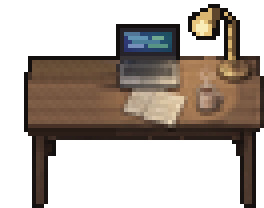
#> input picture assets/tilesets/simple_desk.png, 66 x 52 px, found by its file name (shown 4 times larger); the run also reads 1 picture not shown here
$ python polish_sprites.py
#> lines starting #> are read from the running program, lines starting #| are printed output that depends on the picture; after the words box and inside, x2 and y2 are one past the last pixel; in counts of white or black regions, pixels touching at a corner belong together
#> in polish_furniture_sheet, desk is the input picture: shape (52, 66, 4); mean R, G, B, A 46.8, 37.6, 30.4, 120.5
#!/usr/bin/env python3
"""Surgical pixel-art polish for Allegro: The Game sprites.

Fixes concrete silhouette/cutout imperfections while preserving all internal painterly halftones:
1. simple_desk.png & boy_room_furniture.png (ComposerDesk, SingleBed, Bookcase):
   - Reconstructs the eroded right half of the laptop screen & removes floating shards.
   - Rebuilds the broken brass desk lamp arm/shade cleanly & removes detached specks/blobs.
   - Removes stray single-pixel bumps dangling under the desk front apron.
   - Blends the vertical patch seam on simple_desk.png's left tabletop seamlessly.
   - Cleans stray 1px silhouette spurs on SingleBed and Bookcase.
2. hero_allegro_sheet.png:
   - Closes transparent pinholes under the ear/shoulder/sleeve outlines.
   - Restores a natural subtle right hand in Row 0 Col 2 (Down walk).
   - Aligns Row 1 & Row 2 idle feet cleanly to y=46 (matching walk frames, eliminating 1px bounce).
   - Smooths the protruding 1px chin/mouth spur on side profile heads.
   - Smooths jagged back-of-sweater & rear-heel outline in Row 1/2 Col 2 and sleeve notch in Row 3 Col 1.
"""
from pathlib import Path
import numpy as np
from PIL import Image

ROOT = Path("/home/allegro/allegro-the-game")
OUTLINE = np.array([20, 15, 15, 255], dtype=np.uint8)


def repair_laptop_and_lamp(desk: np.ndarray, blend_left_tabletop: bool = False) -> np.ndarray:
    """Repair eaten laptop screen, broken brass lamp arm, apron bumps, and optional tabletop seam."""
#> called with blend_left_tabletop = True
    d = desk.copy()

    # 1. Clear all floating shards & eroded area above the desk surface (y=0..13, x=28..64)
    # Keep y>=14 (tabletop & lamp base & laptop keyboard) intact, rebuild screen + lamp cleanly above y=14
    d[0:14, 28:65] = 0
#> d: shape (52, 66, 4); 6.76% of pixels changed, all inside (x1, y1, x2, y2) = (29, 1, 60, 14)

    # 2. Reconstruct clean Painterly Laptop Screen (x=29..44, y=6..14)
    # Outer dark espresso bezel at x=29, x=44, y=6; inner charcoal bezel at x=30, x=43, y=7, y=13
    bezel_in = np.array([38, 36, 42, 255], dtype=np.uint8)
    hinge_col = np.array([56, 52, 54, 255], dtype=np.uint8)

    d[6, 29:45] = OUTLINE
#> d: shape (52, 66, 4); mean R, G, B, A 42.1, 32.7, 25.8, 104.5
    d[6:15, 29] = OUTLINE
#> d: shape (52, 66, 4); mean R, G, B, A 42.1, 32.7, 25.8, 105
    d[6:15, 44] = OUTLINE
#> d: shape (52, 66, 4); mean R, G, B, A 42.1, 32.8, 25.8, 105.5
    d[7, 30:44] = bezel_in
#> d: shape (52, 66, 4); mean R, G, B, A 42.3, 32.9, 26, 106.5
    d[7:14, 30] = bezel_in
#> d: shape (52, 66, 4); mean R, G, B, A 42.4, 33, 26.1, 107
    d[7:14, 43] = bezel_in
#> d: shape (52, 66, 4); mean R, G, B, A 42.4, 33.1, 26.2, 107.4
    d[13, 30:44] = bezel_in
#> d: shape (52, 66, 4); mean R, G, B, A 42.6, 33.2, 26.3, 108.3
    d[14, 30:44] = hinge_col

    # Painterly glowing dark-blue/teal code & music-DAW screen interior (x=31..42, y=8..12)
    for y in range(8, 13):
        for x in range(31, 43):
            ty = (y - 8) / 4.0
            tx = (x - 31) / 11.0
            # Soft cool midnight-teal screen glow (brighter toward center)
            glow = 1.0 - 0.35 * (((tx - 0.45) ** 2 + (ty - 0.45) ** 2) ** 0.5)
            r = int(np.clip((38 + 18 * (1 - tx)) * glow, 24, 95))
            g = int(np.clip((68 + 38 * tx * (1 - 0.4 * ty)) * glow, 44, 135))
            b = int(np.clip((96 + 44 * (1 - 0.3 * tx)) * glow, 68, 168))
            d[y, x] = [r, g, b, 255]
#> d: shape (52, 66, 4); mean R, G, B, A 43.2, 34.4, 28.3, 112.8

    # Subtle glowing UI/DAW track bars on the laptop screen
    d[9, 32:37] = [96, 148, 178, 255]
#> d: shape (52, 66, 4); mean R, G, B, A 43.3, 34.5, 28.3, 112.8
    d[9, 38:41] = [112, 168, 144, 255]
#> d: shape (52, 66, 4); mean R, G, B, A 43.4, 34.6, 28.4, 112.8
    d[10, 33:40] = [74, 126, 152, 255]
#> d: shape (52, 66, 4); mean R, G, B, A 43.4, 34.7, 28.4, 112.8
    d[11, 32:36] = [118, 142, 186, 255]
#> d: shape (52, 66, 4); mean R, G, B, A 43.5, 34.8, 28.5, 112.8
    d[11, 37:42] = [88, 148, 132, 255]
#> d: shape (52, 66, 4); mean R, G, B, A 43.6, 34.9, 28.5, 112.8
    # Crisp 1px screen edge highlight at top-left
    d[8, 31:35] = [82, 118, 152, 255]
#> d: shape (52, 66, 4); mean R, G, B, A 43.7, 35, 28.6, 112.8

    # 3. Reconstruct clean Painterly Brass Desk Lamp (x=47..62, y=1..14, connecting cleanly to base at x=54..61, y=14..18)
    brass_hi = np.array([218, 182, 112, 255], dtype=np.uint8)
    brass_mid = np.array([156, 122, 72, 255], dtype=np.uint8)
    brass_dk = np.array([94, 70, 44, 255], dtype=np.uint8)
    bulb_core = np.array([250, 236, 184, 255], dtype=np.uint8)
    bulb_warm = np.array([232, 198, 126, 255], dtype=np.uint8)

    # Vertical brass stem rising cleanly from lamp base center (x=57..58, y=5..14)
    for y in range(5, 15):
        d[y, 56] = OUTLINE
        d[y, 57] = brass_hi if y % 3 != 0 else brass_mid
        d[y, 58] = brass_dk
        d[y, 59] = OUTLINE
#> d: shape (52, 66, 4); mean R, G, B, A 44.5, 35.6, 29, 115.5
    # Upper angled arm from top joint (57, 4) over to shade mount (53, 2)
    arm_pts = [(57, 4), (56, 3), (55, 3), (54, 2)]
    for ax, ay in arm_pts:
        d[ay - 1, ax] = OUTLINE
        d[ay + 1, ax] = OUTLINE
        d[ay, ax] = brass_mid
#> d: shape (52, 66, 4); mean R, G, B, A 44.7, 35.8, 29.1, 116.3
    d[3, 56] = brass_hi
#> d: shape (52, 66, 4); mean R, G, B, A 44.7, 35.8, 29.1, 116.3
    d[4, 58] = OUTLINE
#> d: shape (52, 66, 4); mean R, G, B, A 44.7, 35.8, 29.1, 116.4
    d[3, 57] = OUTLINE
    d[2, 55] = OUTLINE

    # Angled brass dome lampshade facing down-left toward desk & mug (x=47..55, y=1..10)
    # Build pixel-by-pixel painterly dome with crisp 1px dark espresso contour
    shade_rows = {
        1: (52, 54),
        2: (51, 55),
        3: (49, 55),
        4: (48, 55),
        5: (47, 54),
        6: (47, 54),
        7: (47, 53),
        8: (48, 53),
        9: (49, 52),
    }
    for y, (x0, x1) in shade_rows.items():
        for x in range(x0, x1 + 1):
            if y == 1 or x == x0 or x == x1 or (y == 9):
                d[y, x] = OUTLINE
            else:
                # Upper-right side is brass shell; lower-left opening reveals warm glowing bulb
                if (y >= 5 and x <= 51) or (y >= 6 and x <= 52):
                    dist_bulb = abs(x - 50) + abs(y - 6.5)
                    d[y, x] = bulb_core if dist_bulb <= 1.6 else bulb_warm
                elif y <= 4 and x <= 52:
                    d[y, x] = brass_hi
                elif x >= 53:
                    d[y, x] = brass_dk
                else:
                    d[y, x] = brass_mid
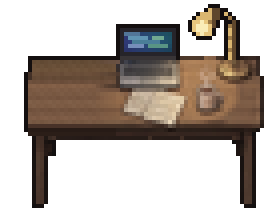
#> d: shape (52, 66, 4) (shown 4 times larger); mean R, G, B, A 46.7, 37.5, 30.3, 120.1; transparent parts drawn white

    # Ensure crisp outer contour around dome top/bottom corners without floating dots
    d[2, 50] = OUTLINE
#> d: shape (52, 66, 4); 0.03% of pixels changed, all inside (x1, y1, x2, y2) = (50, 2, 51, 3)
    d[3, 48] = OUTLINE
#> d: shape (52, 66, 4); mean R, G, B, A 46.7, 37.5, 30.4, 120.2
    d[4, 47] = OUTLINE
#> d: shape (52, 66, 4); mean R, G, B, A 46.8, 37.5, 30.4, 120.3
    d[7, 54] = OUTLINE
#> d: shape (52, 66, 4); mean R, G, B, A 46.8, 37.5, 30.4, 120.4
    d[8, 54] = OUTLINE
#> d: shape (52, 66, 4); mean R, G, B, A 46.8, 37.5, 30.4, 120.4
    d[9, 53] = OUTLINE
#> d: shape (52, 66, 4); mean R, G, B, A 46.8, 37.6, 30.4, 120.5

    # Warm gentle tabletop highlight refresh right at lamp base junction (y=14, x=56..59)
    d[14, 57] = brass_hi
    d[14, 58] = brass_mid

    # 4. Remove the two stray dark 1px bumps dangling under front desk apron (y=35, x=30..50)
    d[35, 25:52] = 0

    # 5. For simple_desk.png, smoothly blend the patched left tabletop seam (x=7..28, y=15..31)
    if blend_left_tabletop:
        # Remove the harsh dark horizontal streak at y=18..19 on the left side & blend vertical seam at x=27..29
        # Sample clean horizontal walnut grain color per row from x=29..32 (just left of laptop) & blend gently
        rng = np.random.default_rng(19)
        for y in range(15, 32):
            # Reference wood tone on left edge (x=8..14) vs right of seam (x=28..30)
            left_ref = d[y, 9:16, :3].astype(float).mean(axis=0)
            # Soften the dark groove at y=18..19 using average of y=17 and y=20
            if y in (18, 19):
                above = d[17, 7:29, :3].astype(float)
                below = d[20, 7:29, :3].astype(float)
                blended = above * 0.45 + below * 0.55
                for x in range(7, 29):
                    grain = (rng.random() - 0.5) * 4.5
                    # Slight subtle plank seam at y=19 only (very soft, not a black bar)
                    darken = 0.92 if y == 19 else 0.98
                    d[y, x, :3] = np.clip(blended[x - 7] * darken + grain, 20, 255).astype(np.uint8)
            # Smooth the vertical jump across x=25..29 (where MIDI keyboard patch met original warm tabletop)
            if y >= 15 and y <= 31:
                for x in range(23, 29):
                    if d[y, x, 3] > 0 and d[y, 29, 3] > 0:
                        t = (x - 22) / 7.0
                        t = t * t * (3.0 - 2.0 * t)
                        # Only blend wood pixels (avoid laptop dark bezel at x=28..29, y<=22)
                        right_px = d[y, 29, :3].astype(float)
                        if right_px.max() > 65:
                            cur = d[y, x, :3].astype(float)
                            d[y, x, :3] = np.clip(cur * (1.0 - 0.55 * t) + right_px * (0.55 * t), 20, 255).astype(np.uint8)
#> this loop made 17 passes
#> left_ref on passes 1 to 12: [99.43, 75.29, 53], [104.1, 78.57, 55.57], [108.7, 82, 58], [105.3, 77.71, 56.43], [99.86, 73.71, 53.86], [108, 78.57, 59], [129.6, 94.57, 70.14], [123.7, 90.71, 68.43], [121.6, 89.57, 67.14], [116.4, 84.43, 63.43], [125.4, 93, 70], [123.9, 91.14, 68.14]
#> d: shape (52, 66, 4); 1.57% of pixels changed, all inside (x1, y1, x2, y2) = (23, 15, 29, 32)

    return d


def polish_furniture_sheet() -> None:
    # 1. simple_desk.png
    desk_path = ROOT / "assets/tilesets/simple_desk.png"
    desk = np.array(Image.open(desk_path).convert("RGBA"))
    desk_fixed = repair_laptop_and_lamp(desk, blend_left_tabletop=True)
    Image.fromarray(desk_fixed, "RGBA").save(desk_path)

    # 2. boy_room_furniture.png
    furn_path = ROOT / "assets/tilesets/boy_room_furniture.png"
    furn = np.array(Image.open(furn_path).convert("RGBA"))
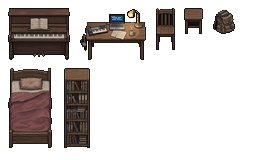
#> input picture assets/tilesets/boy_room_furniture.png, 256 x 160 px, found by its file name
#> furn is the input picture: shape (160, 256, 4); mean R, G, B, A 22.1, 16.9, 14.7, 70

    # Fix ComposerDesk at Rect2(80, 8, 66, 52)
    comp_desk = furn[8:60, 80:146].copy()
    furn[8:60, 80:146] = repair_laptop_and_lamp(comp_desk, blend_left_tabletop=False)
#> call 2 of repair_laptop_and_lamp, with blend_left_tabletop = False
#> in repair_laptop_and_lamp (call 2), `d[0:14, 28:65] = 0`:
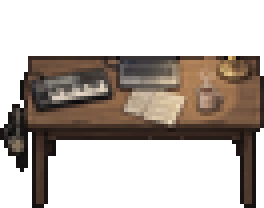
#> d: shape (52, 66, 4) (shown 4 times larger); mean R, G, B, A 42.3, 34, 27.8, 109.1; transparent parts drawn white
#> in repair_laptop_and_lamp (call 2), `bezel_in = np.array([38, 36, 42, 255], dtype=np.uint8)`: bezel_in = [38, 36, 42, 255]
#> in repair_laptop_and_lamp (call 2), `hinge_col = np.array([56, 52, 54, 255], dtype=np.uint8)`: hinge_col = [56, 52, 54, 255]
#> in repair_laptop_and_lamp (call 2), `d[6, 29:45] = OUTLINE`: d: shape (52, 66, 4); 0.47% of pixels changed, all inside (x1, y1, x2, y2) = (29, 6, 45, 7)
#> in repair_laptop_and_lamp (call 2), `d[6:15, 29] = OUTLINE`: d: shape (52, 66, 4); mean R, G, B, A 42.5, 34.1, 27.9, 110.8
#> in repair_laptop_and_lamp (call 2), `d[6:15, 44] = OUTLINE`: d: shape (52, 66, 4); mean R, G, B, A 42.5, 34.1, 27.9, 111.3
#> in repair_laptop_and_lamp (call 2), `d[7, 30:44] = bezel_in`: d: shape (52, 66, 4); mean R, G, B, A 42.7, 34.2, 28.1, 112.3
#> in repair_laptop_and_lamp (call 2), `d[7:14, 30] = bezel_in`: d: shape (52, 66, 4); mean R, G, B, A 42.7, 34.3, 28.1, 112.8
#> in repair_laptop_and_lamp (call 2), `d[7:14, 43] = bezel_in`: d: shape (52, 66, 4); mean R, G, B, A 42.8, 34.4, 28.2, 113.2
#> in repair_laptop_and_lamp (call 2), `d[13, 30:44] = bezel_in`: d: shape (52, 66, 4); mean R, G, B, A 42.9, 34.5, 28.4, 114.1
#> after the loop in repair_laptop_and_lamp (call 2), `for y in range(8, 13):`:
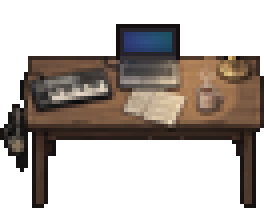
#> d: shape (52, 66, 4) (shown 4 times larger); mean R, G, B, A 43.6, 35.7, 30.3, 118.6; transparent parts drawn white
#> in repair_laptop_and_lamp (call 2), `d[9, 32:37] = [96, 148, 178, 255]`: d: shape (52, 66, 4); 0.15% of pixels changed, all inside (x1, y1, x2, y2) = (32, 9, 37, 10)
#> in repair_laptop_and_lamp (call 2), `d[9, 38:41] = [112, 168, 144, 255]`: d: shape (52, 66, 4); mean R, G, B, A 43.8, 35.9, 30.4, 118.6
#> in repair_laptop_and_lamp (call 2), `d[10, 33:40] = [74, 126, 152, 255]`: d: shape (52, 66, 4); mean R, G, B, A 43.8, 36, 30.5, 118.6
#> in repair_laptop_and_lamp (call 2), `d[11, 32:36] = [118, 142, 186, 255]`: d: shape (52, 66, 4); mean R, G, B, A 43.9, 36.1, 30.6, 118.6
#> in repair_laptop_and_lamp (call 2), `d[11, 37:42] = [88, 148, 132, 255]`:
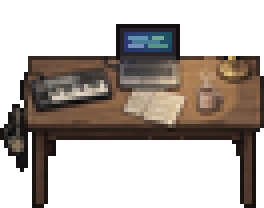
#> d: shape (52, 66, 4) (shown 4 times larger); mean R, G, B, A 44, 36.2, 30.6, 118.6; transparent parts drawn white
#> in repair_laptop_and_lamp (call 2), `d[8, 31:35] = [82, 118, 152, 255]`: d: shape (52, 66, 4); 0.12% of pixels changed, all inside (x1, y1, x2, y2) = (31, 8, 35, 9)
#> in repair_laptop_and_lamp (call 2), `brass_hi = np.array([218, 182, 112, 255], dtype=np.uint8)`: brass_hi = [218, 182, 112, 255]
#> in repair_laptop_and_lamp (call 2), `brass_mid = np.array([156, 122, 72, 255], dtype=np.uint8)`: brass_mid = [156, 122, 72, 255]
#> in repair_laptop_and_lamp (call 2), `brass_dk = np.array([94, 70, 44, 255], dtype=np.uint8)`: brass_dk = [94, 70, 44, 255]
#> in repair_laptop_and_lamp (call 2), `bulb_core = np.array([250, 236, 184, 255], dtype=np.uint8)`: bulb_core = [250, 236, 184, 255]
#> in repair_laptop_and_lamp (call 2), `bulb_warm = np.array([232, 198, 126, 255], dtype=np.uint8)`: bulb_warm = [232, 198, 126, 255]
#> after the loop in repair_laptop_and_lamp (call 2), `for y in range(5, 15):`:
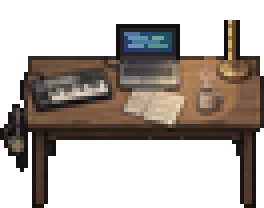
#> d: shape (52, 66, 4) (shown 4 times larger); mean R, G, B, A 44.9, 36.9, 31.1, 121.3; transparent parts drawn white
#> after the loop in repair_laptop_and_lamp (call 2), `for ax, ay in arm_pts:`:
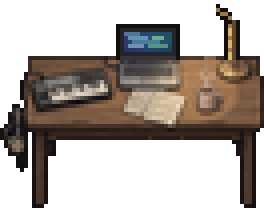
#> d: shape (52, 66, 4) (shown 4 times larger); 0.35% of pixels changed, all inside (x1, y1, x2, y2) = (54, 1, 58, 6); transparent parts drawn white
#> in repair_laptop_and_lamp (call 2), `d[3, 56] = brass_hi`: d: shape (52, 66, 4); 0.03% of pixels changed, all inside (x1, y1, x2, y2) = (56, 3, 57, 4)

    # Fix Bookcase stray 1px dark dot hanging at bottom edge (Rect2(64, 68, 26, 80))
    # Clear any isolated 1px pixel on row y=147 that has no left/right neighbor
    for x in range(64, 90):
        if furn[147, x, 3] > 0:
            left_a = furn[147, x - 1, 3] > 0 if x > 64 else False
            right_a = furn[147, x + 1, 3] > 0 if x < 89 else False
            if not left_a and not right_a:
                furn[147, x] = 0
#> this loop made 26 passes
#> (left_a, right_a) on passes 1, 2, 3, 24, 25, 26: (False, True), (True, True), (True, False), (False, True), (True, True), (True, False)

    # Clean isolated 1px dark spurs sticking out horizontally on SingleBed outer sides (Rect2(8, 68, 44, 80))
    bed = furn[68:148, 8:52].copy()
    a = bed[..., 3] > 0
    for y in range(2, 78):
        for x in range(1, 43):
            if a[y, x] and bed[y, x, :3].max() < 34:
                nb4 = int(a[y - 1, x]) + int(a[y + 1, x]) + int(a[y, x - 1]) + int(a[y, x + 1])
                if nb4 <= 1:
                    bed[y, x] = 0
    furn[68:148, 8:52] = bed

    Image.fromarray(furn, "RGBA").save(furn_path)
    print("Polished simple_desk.png and boy_room_furniture.png")


def polish_hero_sheet() -> None:
    hero_path = ROOT / "assets/characters/hero_allegro_sheet.png"
    hero = np.array(Image.open(hero_path).convert("RGBA"))

    SW_HI = np.array([76, 51, 51, 255], dtype=np.uint8)
#> SW_HI = [76, 51, 51, 255]
    SW_MID = np.array([66, 43, 43, 255], dtype=np.uint8)
#> SW_MID = [66, 43, 43, 255]
    SW_DARK = np.array([50, 32, 33, 255], dtype=np.uint8)
#> SW_DARK = [50, 32, 33, 255]
    SKIN_HI = np.array([208, 173, 151, 255], dtype=np.uint8)
#> SKIN_HI = [208, 173, 151, 255]
    SKIN_MID = np.array([180, 144, 124, 255], dtype=np.uint8)
#> SKIN_MID = [180, 144, 124, 255]
    SHOE_TOP = np.array([42, 33, 32, 255], dtype=np.uint8)
#> SHOE_TOP = [42, 33, 32, 255]
    SHOE_DARK = np.array([28, 21, 21, 255], dtype=np.uint8)
#> SHOE_DARK = [28, 21, 21, 255]

    # --- ROW 0 (DOWN): cols 0, 1, 2 ---
    for c in range(3):
        cell = hero[0:48, c * 48:(c + 1) * 48]
        # Close transparent 1px pinhole under left hair/cheek at (18, 20)
        cell[20, 18] = OUTLINE
        if c == 1:
            # Close transparent 1px shoulder notch at (31, 26)
            cell[26, 31] = SW_DARK
            cell[26, 32] = OUTLINE
        elif c == 2:
            # Clean ragged right-sleeve outer notch at (32, 29) & restore balanced subtle back-swung right hand
            cell[29, 32] = SW_DARK
            cell[29, 33] = OUTLINE
            cell[33, 30:33] = SW_DARK
            cell[33, 33] = OUTLINE
            cell[34, 30:32] = SKIN_MID
            cell[34, 32] = OUTLINE
            cell[35, 30:32] = OUTLINE
            cell[35, 32] = 0
            cell[34, 33] = 0

    # --- ROW 1 (LEFT) & ROW 2 (RIGHT, mirrored) ---
    for c in range(3):
        cell = hero[48:96, c * 48:(c + 1) * 48].copy()
        # Soften 1px protruding nose/mouth dark pixel at (17, 21) -> cleaner side profile
        cell[21, 17] = 0

        if c == 0:
            # Extend idle standing shoe cleanly to y=46 so idle & walk share exact y=[5..46] baseline!
            cell[44, 21:24] = SHOE_TOP
            cell[44, 24:27] = SHOE_DARK
            cell[44, 20] = OUTLINE
            cell[44, 27] = OUTLINE
            cell[45, 20:27] = SHOE_DARK
            cell[45, 21:24] = [34, 26, 26, 255]
            cell[45, 19] = OUTLINE
            cell[45, 27] = OUTLINE
            cell[46, 20:27] = OUTLINE
        elif c == 2:
            # Smooth jagged back-of-sweater contour (y=26..34) & rear heel spur (y=43..45)
            cell[26, 30] = SW_DARK
            cell[26, 31] = OUTLINE
            cell[27, 30] = SW_MID
            cell[27, 31] = OUTLINE
            cell[27, 32] = 0
            cell[28, 30] = SW_MID
            cell[28, 31] = OUTLINE
            cell[29, 31] = SW_DARK
            cell[29, 32] = OUTLINE
            cell[30, 31] = SW_DARK
            cell[30, 32] = OUTLINE
            cell[30, 33] = 0
            cell[31, 32] = SW_DARK
            cell[31, 33] = OUTLINE
            cell[32, 32] = SW_DARK
            cell[32, 33] = OUTLINE
            cell[32, 34] = 0
            cell[33, 33] = OUTLINE
            cell[33, 34] = 0
            # Clean rear-swung hand cleanly at (30..32, 34..35)
            cell[34, 30:32] = SKIN_HI
            cell[34, 32] = OUTLINE
            cell[34, 33] = 0
            cell[35, 30:32] = SKIN_MID
            cell[35, 32] = OUTLINE
            cell[36, 30:32] = OUTLINE
            # Smooth jagged rear shoe spur at (34, 43)
            cell[43, 34] = 0
            cell[44, 34] = OUTLINE

        hero[48:96, c * 48:(c + 1) * 48] = cell
        hero[96:144, c * 48:(c + 1) * 48] = cell[:, ::-1].copy()

    # --- ROW 3 (UP): cols 0, 1, 2 ---
    c1 = hero[144:192, 48:96]
    # Close ragged outer right-sleeve notch at (32, 29)
    c1[29, 32] = SW_DARK
    c1[29, 33] = OUTLINE

    Image.fromarray(hero, "RGBA").save(hero_path)
    print("Polished hero_allegro_sheet.png")


if __name__ == "__main__":
    polish_furniture_sheet()
    polish_hero_sheet()
